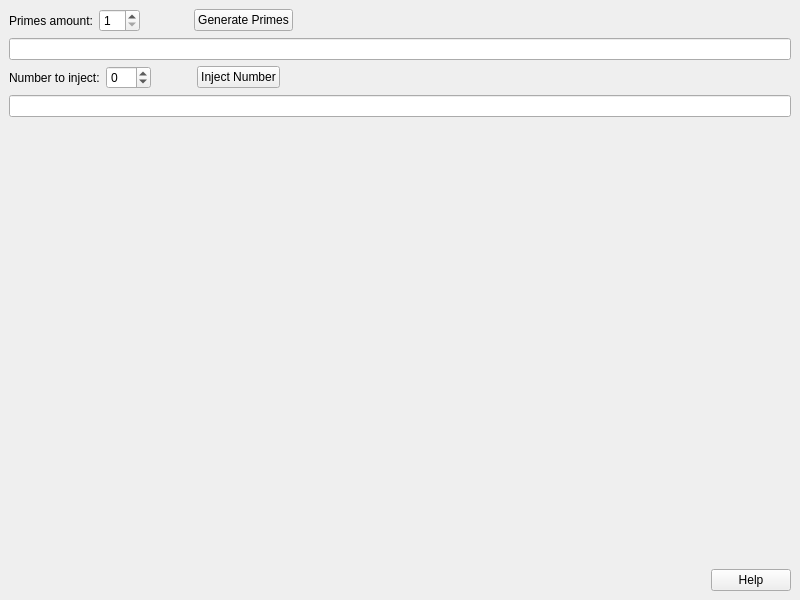
<?xml version="1.0" encoding="UTF-8"?>
<ui version="4.0">
 <class>MainWindow</class>
 <widget class="QMainWindow" name="MainWindow">
  <property name="geometry">
   <rect>
    <x>0</x>
    <y>0</y>
    <width>800</width>
    <height>600</height>
   </rect>
  </property>
  <property name="windowTitle">
   <string>nothing interesting here, i'm capable of changing window name</string>
  </property>
  <widget class="QWidget" name="centralwidget">
   <layout class="QVBoxLayout" name="verticalLayout">
    <item>
     <layout class="QHBoxLayout" name="horizontalLayout">
      <item>
       <widget class="QLabel" name="label">
        <property name="text">
         <string>Primes amount:</string>
        </property>
       </widget>
      </item>
      <item>
       <widget class="QSpinBox" name="inputPrimesAmount">
        <property name="minimum">
         <number>1</number>
        </property>
       </widget>
      </item>
      <item>
       <spacer name="horizontalSpacer_4">
        <property name="orientation">
         <enum>Qt::Horizontal</enum>
        </property>
        <property name="sizeType">
         <enum>QSizePolicy::Fixed</enum>
        </property>
        <property name="sizeHint" stdset="0">
         <size>
          <width>48</width>
          <height>20</height>
         </size>
        </property>
       </spacer>
      </item>
      <item>
       <widget class="QPushButton" name="buttonGeneratePrimes">
        <property name="text">
         <string>Generate Primes</string>
        </property>
       </widget>
      </item>
      <item>
       <spacer name="horizontalSpacer_3">
        <property name="orientation">
         <enum>Qt::Horizontal</enum>
        </property>
        <property name="sizeHint" stdset="0">
         <size>
          <width>40</width>
          <height>20</height>
         </size>
        </property>
       </spacer>
      </item>
     </layout>
    </item>
    <item>
     <widget class="QLineEdit" name="outputPrimes">
      <property name="readOnly">
       <bool>true</bool>
      </property>
     </widget>
    </item>
    <item>
     <layout class="QHBoxLayout" name="horizontalLayout_2">
      <item>
       <widget class="QLabel" name="label_2">
        <property name="text">
         <string>Number to inject:</string>
        </property>
       </widget>
      </item>
      <item>
       <widget class="QSpinBox" name="inputInjectNumber">
        <property name="minimum">
         <number>-99</number>
        </property>
       </widget>
      </item>
      <item>
       <spacer name="horizontalSpacer_5">
        <property name="orientation">
         <enum>Qt::Horizontal</enum>
        </property>
        <property name="sizeType">
         <enum>QSizePolicy::Fixed</enum>
        </property>
        <property name="sizeHint" stdset="0">
         <size>
          <width>40</width>
          <height>20</height>
         </size>
        </property>
       </spacer>
      </item>
      <item>
       <widget class="QPushButton" name="buttonInject">
        <property name="text">
         <string>Inject Number</string>
        </property>
       </widget>
      </item>
      <item>
       <spacer name="horizontalSpacer_2">
        <property name="orientation">
         <enum>Qt::Horizontal</enum>
        </property>
        <property name="sizeHint" stdset="0">
         <size>
          <width>40</width>
          <height>20</height>
         </size>
        </property>
       </spacer>
      </item>
     </layout>
    </item>
    <item>
     <widget class="QLineEdit" name="outputInjected">
      <property name="readOnly">
       <bool>true</bool>
      </property>
     </widget>
    </item>
    <item>
     <spacer name="verticalSpacer">
      <property name="orientation">
       <enum>Qt::Vertical</enum>
      </property>
      <property name="sizeHint" stdset="0">
       <size>
        <width>20</width>
        <height>40</height>
       </size>
      </property>
     </spacer>
    </item>
    <item>
     <layout class="QHBoxLayout" name="horizontalLayout_3">
      <item>
       <spacer name="horizontalSpacer">
        <property name="orientation">
         <enum>Qt::Horizontal</enum>
        </property>
        <property name="sizeHint" stdset="0">
         <size>
          <width>40</width>
          <height>20</height>
         </size>
        </property>
       </spacer>
      </item>
      <item>
       <widget class="QPushButton" name="buttonHelp">
        <property name="text">
         <string>Help</string>
        </property>
       </widget>
      </item>
     </layout>
    </item>
   </layout>
  </widget>
 </widget>
 <resources/>
 <connections/>
</ui>
